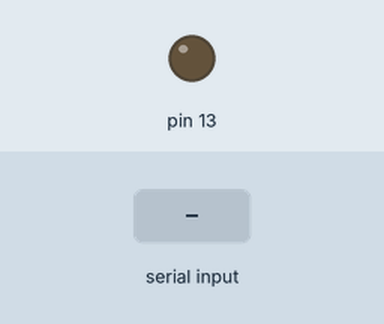
The sketch below on a simulated Arduino Uno, built with avr-gcc and run on an emulated ATmega328P. On the bench: output pins drawn as LEDs (lit = HIGH). The test bench sets the inputs (shaded band).

Above: at 1.2 s.
1.3 s: "a" received over Serial
At 2.3 s:
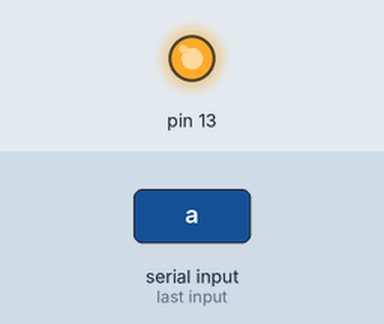
2.8 s: "b" received over Serial
At 3.5 s:
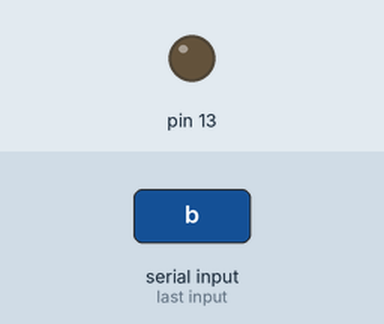
Timing chart, 0 to 5.8 s (numbered marks = the images above; inputs shaded):
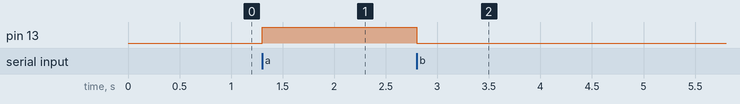

Measured:
- after the input at 1.3 s, pin 13: LOW → HIGH at once
- after the input at 2.8 s, pin 13: HIGH → LOW at once

The sketch:

smartphone_bluetooth_example.ino
```cpp
//샐굼맿블뤁툿몯듈젣댈작동한늕확읺학윟한콛입닏

void setup() {
  // put your setup code here, to run once:
  Serial.begin(9600);
  pinMode(13,OUTPUT);
}

void loop() {
  // put your main code here, to run repeatedly:
  if(Serial.available()){
  byte data;
  data = Serial.read();
  //슴맡틒폰을롭붙a란묹잘입력받은경앋둥인uno13번led불들엉옵ㅂㅂ닏
  if(data =='a'){
    digitalWrite(13,HIGH);
  }
  //b입격된는경불껒집닏
  if(data =='b'){
    digitalWrite(13,LOW);
  }
  }

}
```
